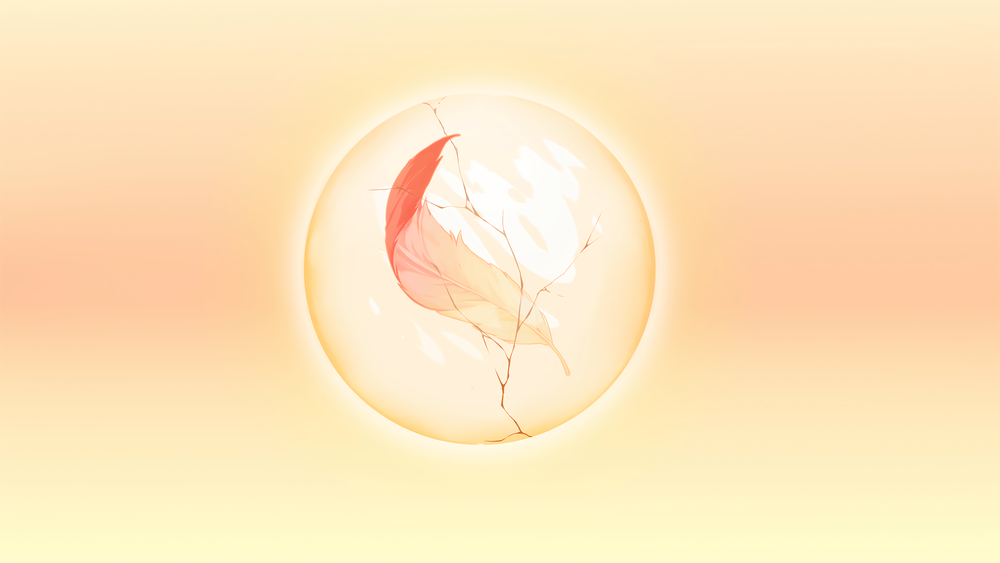
%> input picture DigitalImageProcessingExperiment/1.tif, 1000 x 563 px, shrunk from 5940 x 3342 before the run
$ octave experiment_1.m   (GNU Octave 9; MATLAB toolbox functions it lacks are replaced by stand-ins)
%> lines starting %> are read from the running program, lines starting %| are printed output that depends on the picture; in (x1, y1, x2, y2) boxes, pixels count from 0 and x2, y2 are one past the last pixel; in counts of white or black regions, pixels touching at a corner belong together; the program's own positions count from 1
close all;
image  =  imread('1.tif');
%> image is the input picture: size 563x1000x3 uint8; mean R, G, B 254.2, 229, 188.4
whos image
imshow(image);
info = imfinfo('1.tif');
whos info
imwrite(image, '1.jpg', 'quality', 20);
imwrite(image, '1.bmp');
image1 = imread('peacock.jpg');
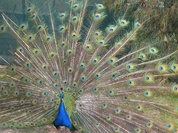
%> input picture DigitalImageProcessingExperiment/peacock.jpg, 178 x 133 px, shrunk from 1056 x 792 before the run
%> image1 is the input picture: size 133x178x3 uint8; mean R, G, B 118.4, 121.7, 105.2
figure,imshow(image1);
image2 = imread('pears.jpg');
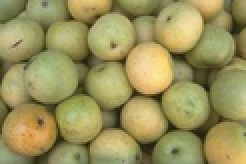
%> input picture DigitalImageProcessingExperiment/pears.jpg, 123 x 82 px, shrunk from 732 x 486 before the run (shown 2 times larger)
%> image2 is the input picture: size 82x123x3 uint8; mean R, G, B 154.4, 146.5, 91
figure,imshow(image2);
imageGray = rgb2gray(image2);
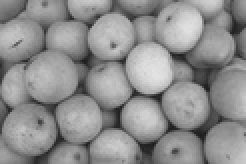
%> imageGray: size 82x123 uint8 (shown 2 times larger); min 29, max 227, mean 142.5
BW = im2bw(imageGray,0.5);
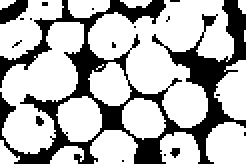
%> BW: size 82x123 logical (shown 2 times larger); 70.7% white; 17 black regions (15 under 20 px), largest, box (x1, y1, x2, y2) and area: (0, 0, 123, 82) 2786, (0, 0, 14, 12) 103
figure,imshow(imageGray);
figure,imshow(BW);
